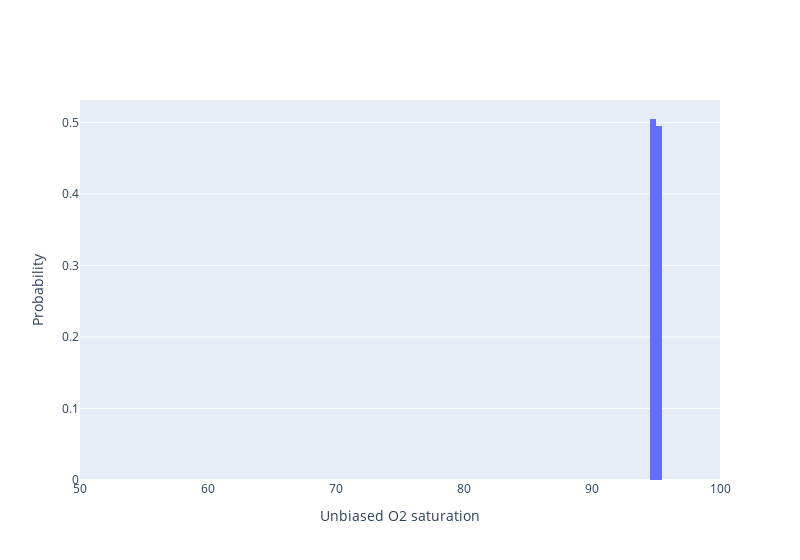

The code cell stored with this chart in its notebook:
### Code cell
O2Sat_vals = np.arange(50, 101, 1)

# Parameters
UO2Sat = mh.variableNode("Unbiased O2 saturation (%)", 50, 100, 0.5, prior=None)
o2sat_obs = 95
std_gauss = 0.86
repetitions = 1000000

hist, bin_edges, true_o2sat_arr = o2sat.generate_underlying_uo2sat_distribution(
    UO2Sat, o2sat_obs, repetitions, std_gauss, show_std=True
)


fig = go.Figure()
fig.add_trace(
    go.Histogram(
        x=true_o2sat_arr,
        xbins=dict(start=UO2Sat.a, end=UO2Sat.b, size=UO2Sat.bin_width),
        autobinx=False,
        histnorm="probability",
    )
)

fig.update_layout(width=800)
fig.update_xaxes(range=[UO2Sat.a, UO2Sat.b], title="Unbiased O2 saturation")
fig.update_yaxes(title="Probability")
fig.show()

### Figure 1 — Plotly figure (JSON) as saved in the notebook; plotly's stock layout.template omitted (floating-point values rounded to 4 significant figures; data arrays with more than 128 entries replaced by an {"elided": "..."} marker saying what was removed)
{"data": [{"autobinx": false, "histnorm": "probability", "type": "histogram", "x": {"elided": "20155 float values"}, "xbins": {"end": 100, "size": 0.5, "start": 50}}], "layout": {"width": 800, "xaxis": {"range": [50, 100], "title": {"text": "Unbiased O2 saturation"}}, "yaxis": {"title": {"text": "Probability"}}}}
